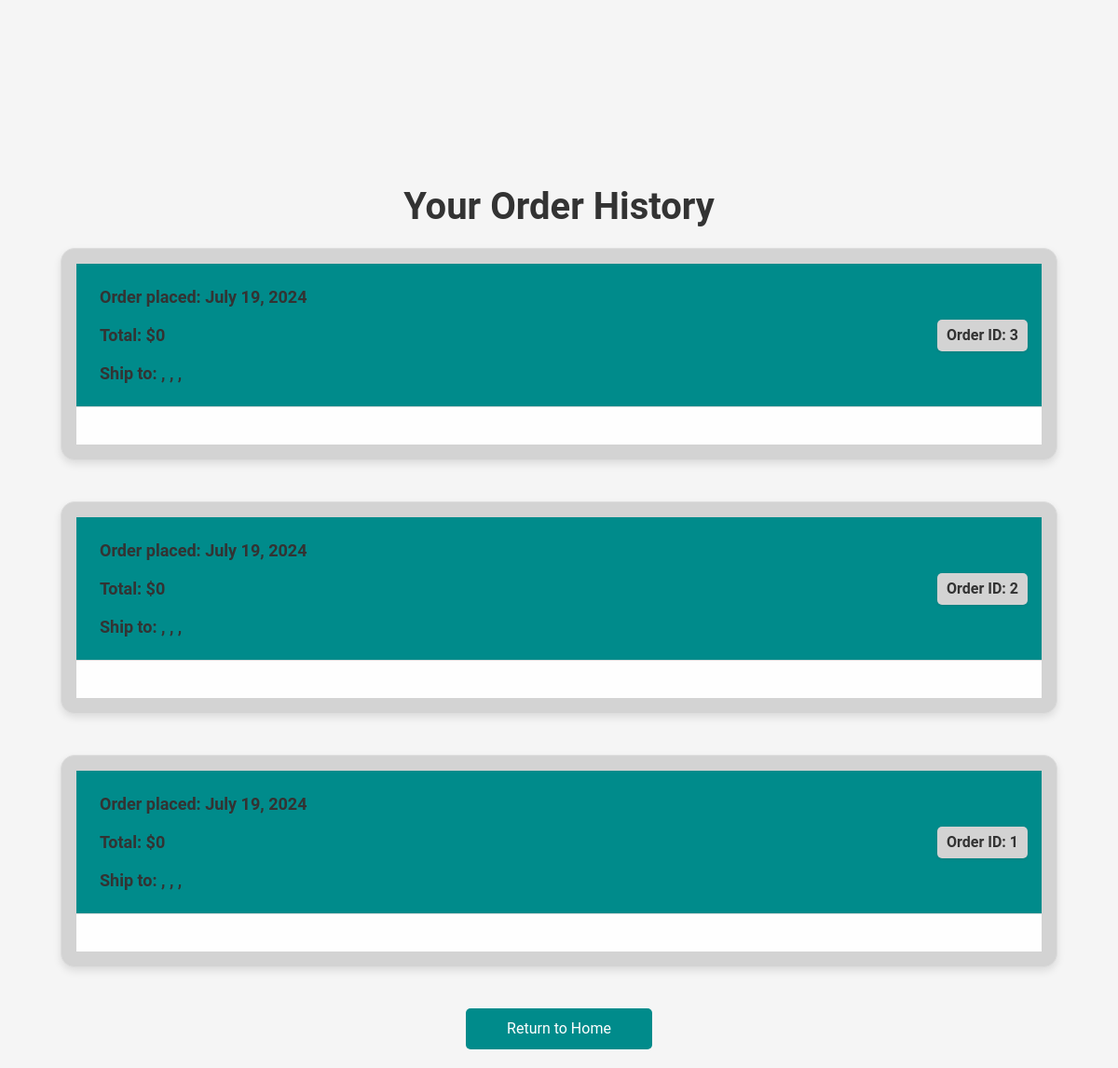
The app's page /order_history/ (signed in), older data.
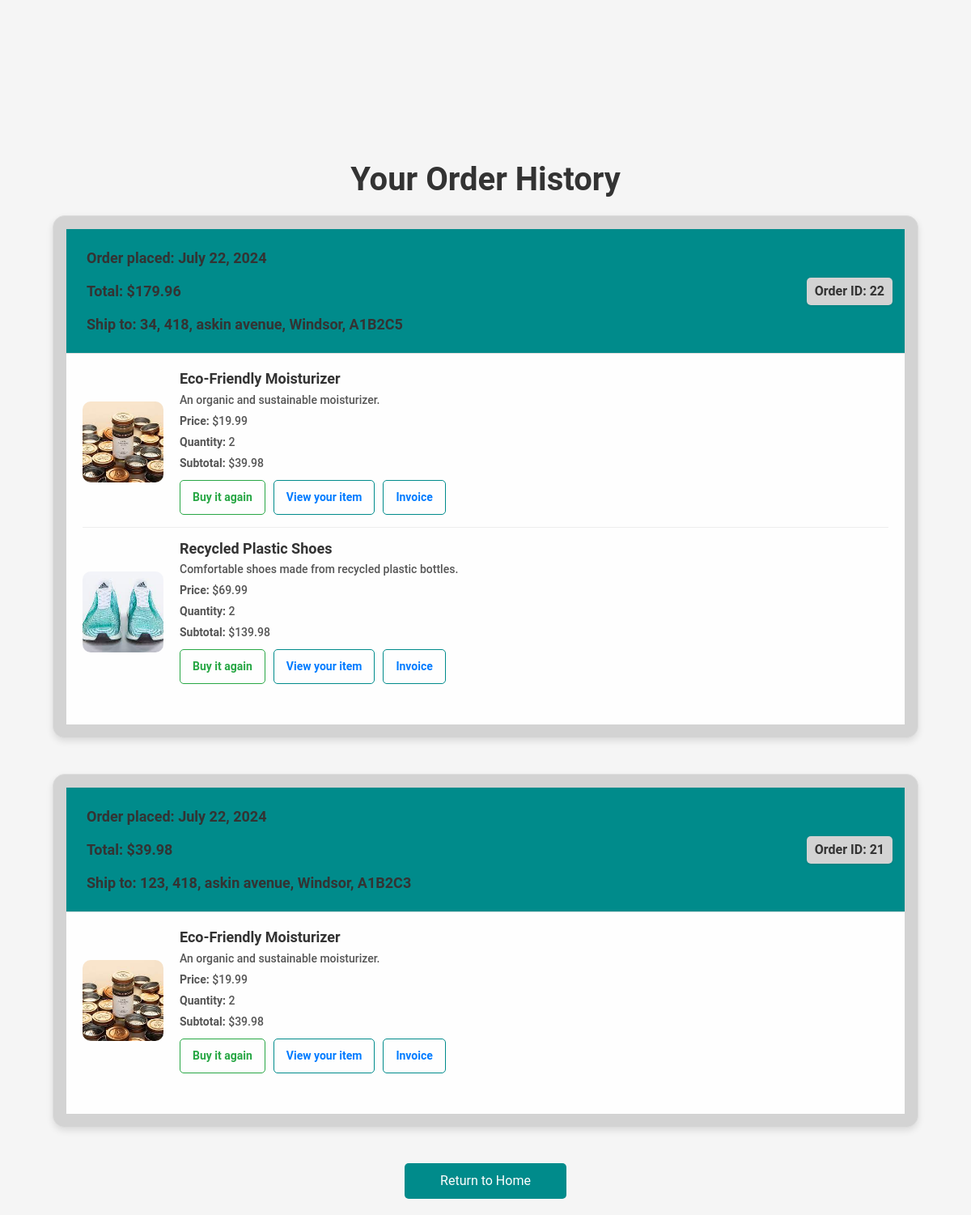
The same page, newer data.
### marketplace/models.py (models this page shows, shortened)
class Order(models.Model):
    user = models.ForeignKey(User, on_delete=models.CASCADE)
    items = models.ManyToManyField(CartItem)
    ordered_at = models.DateTimeField(auto_now_add=True)
    billing_address = models.CharField(max_length=255)
    shipping_address = models.CharField(max_length=255)
    product_name = models.CharField(max_length=255, default='default_product_name')
    def get_total_price(self):
        return sum(item.total_price for item in self.items.all())

class CartItem(models.Model):
    user = models.ForeignKey(User, on_delete=models.CASCADE)
    product = models.ForeignKey(Product, on_delete=models.CASCADE)
    quantity = models.PositiveIntegerField(default=1)
    added_at = models.DateTimeField(auto_now_add=True)
    is_favorite = models.BooleanField(default=False)
    computed_reward_points = models.DecimalField(max_digits=5, decimal_places=2, default=0)
    @property
    def total_price(self):
        return self.product.price * self.quantity

class Product(models.Model):
    name = models.CharField(max_length=200)
    description = models.TextField()
    price = models.DecimalField(max_digits=10, decimal_places=2)
    image = models.ImageField(upload_to=get_upload_path)
    category = models.ForeignKey(Category, on_delete=models.CASCADE)
    carbon_emission = models.PositiveIntegerField(help_text="Carbon emission reduction percentage")
    environmental_impact = models.TextField()
    created_at = models.DateTimeField(auto_now_add=True)
    quantity = models.PositiveIntegerField(default=1)
    reward_points = models.DecimalField(max_digits=2, decimal_places=2, default=0)

### marketplace/views.py (the view)
# urls.py: path('order_history/', order_history, name='order_history'),
@login_required
def order_history(request):
    orders = Order.objects.filter(user=request.user).order_by('-id')
    print("hello")
    for order in orders:
        print(order.items)
        for item in order.items.all():
            print(item.id)
            print(f"Order: {order.id}, Item: {item.product.name}, Quantity: {item.quantity}, Price: {item.product.price}, Image URL: {item.product.image.url}")  # Detailed debug statement
    return render(request, 'marketplace/order_history.html', {'orders': orders})

### marketplace/templates/marketplace/order_history.html (shortened to what this page needs)
<!DOCTYPE html>
<html lang="en">
<head>
    {% load static %}
    <link rel="stylesheet" href="{% static 'styles.css' %}">
    <link rel="stylesheet" href="https://stackpath.bootstrapcdn.com/bootstrap/4.5.2/css/bootstrap.min.css">
</head>
<body>
<main class="order-history-main">
    <div class="container mt-5">
        <h2>Your Order History</h2>
        {% if orders %}
            <div class="order-list">
                {% for order in orders %}
                    <div class="order-card mb-4 p-3">
                        <div class="order-card-header">
                            <div>
                                <span class="order-date">Order placed: {{ order.ordered_at|date:"F j, Y" }}</span>
                                <span class="order-total">Total: ${{ order.get_total_price }}</span>
                                <span class="order-ship-to">Ship to: {{ order.shipping_address }}</span>
                            </div>
                            <div>
                                <span class="order-id">Order ID: {{ order.id }}</span>
                            </div>
                        </div>
                        <div class="order-card-body">
                            {% for item in order.items.all %}
                                <div class="order-item">
                                    <div class="order-item-image">
                                        <img src="{{ item.product.image.url }}" alt="{{ item.product.name }}">
                                    </div>
                                    <div class="order-item-details">
                                        <h5>{{ item.product.name }}</h5>
                                        <p>{{ item.product.description }}</p>
                                        <p><strong>Price:</strong> ${{ item.product.price }}</p>
                                        <p><strong>Quantity:</strong> {{ item.quantity }}</p>
                                        <p><strong>Subtotal:</strong> ${{ item.total_price }}</p>
                                        <div class="order-item-buttons">
                                            <a href="{% url 'product_showcase' %}" class="btn btn-outline-primary">Buy it again</a>
                                            <button type="button" class="btn btn-outline-secondary view-item-btn" data-item-id="{{ item.id }}">View your item</button>
                                            <a href="{% url 'generate_invoice' order.id %}" class="btn btn-outline-secondary">Invoice</a>
                                        </div>
                                    </div>
                                </div>
                            {% endfor %}
                        </div>
                    </div>
                {% endfor %}
            </div>
        {% else %}
            <p>You have no past orders.</p>
            {% endif %}
            <a href="{% url 'home' %}" class="back-to-home">Return to Home</a>
        </div>
    </main>
</body>
</html>

Row changes from the older to the newer data that the page shows:
removed Order: ordered_at "July 19, 2024", get_total_price "0", shipping_address ", , ,", id "3"
removed Order: ordered_at "July 19, 2024", get_total_price "0", shipping_address ", , ,", id "2"
removed Order: ordered_at "July 19, 2024", get_total_price "0", shipping_address ", , ,", id "1"
added Order: ordered_at "July 22, 2024", get_total_price "179.96", shipping_address "34, 418, askin avenue, Windsor, A1B2C5", id "22"
added CartItem: product.image (picture), product.name "Eco-Friendly Moisturizer", product.description "An organic and sustainable moisturizer.", product.price "19.99", quantity "2", total_price "39.98"
now on this page (row edited): CartItem: product.image (picture), product.name "Recycled Plastic Shoes", product.description "Comfortable shoes made from recycled plastic bottles.", product.price "69.99", quantity "2", total_price "139.98", shown under "July 22, 2024"
added Order: ordered_at "July 22, 2024", get_total_price "39.98", shipping_address "123, 418, askin avenue, Windsor, A1B2C3", id "21"
